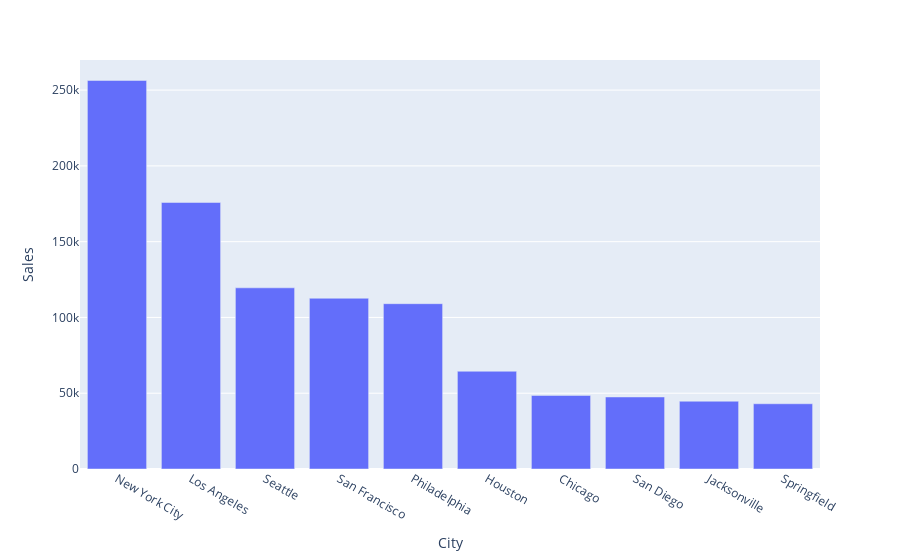

Notebook code for this chart:
### Code cell
px.bar(data_frame=cityk,x='City',y='Sales')

### Figure 1 — Plotly figure (JSON) as saved in the notebook; plotly's stock layout.template omitted (floating-point values rounded to 4 significant figures)
{"data": [{"alignmentgroup": "True", "hovertemplate": "City=%{x}<br>Sales=%{y}<extra></extra>", "legendgroup": "", "marker": {"color": "#636efa", "pattern": {"shape": ""}}, "name": "", "offsetgroup": "", "orientation": "v", "showlegend": false, "textposition": "auto", "type": "bar", "x": ["New York City", "Los Angeles", "Seattle", "San Francisco", "Philadelphia", "Houston", "Chicago", "San Diego", "Jacksonville", "Springfield"], "xaxis": "x", "y": [256400.0, 175900.0, 119500.0, 112700.0, 109100.0, 64500.0, 48540.0, 47520.0, 44710.0, 43050.0], "yaxis": "y"}], "layout": {"barmode": "relative", "legend": {"tracegroupgap": 0}, "margin": {"t": 60}, "xaxis": {"anchor": "y", "domain": [0, 1], "title": {"text": "City"}}, "yaxis": {"anchor": "x", "domain": [0, 1], "title": {"text": "Sales"}}}}
